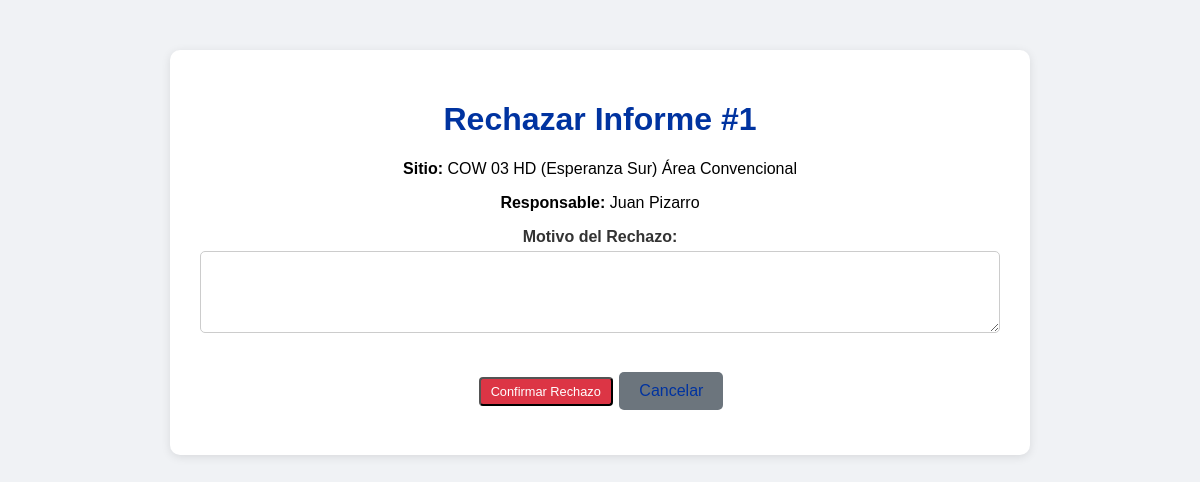
The page /rechazar_informe/1 (signed in) on the database as committed earlier.
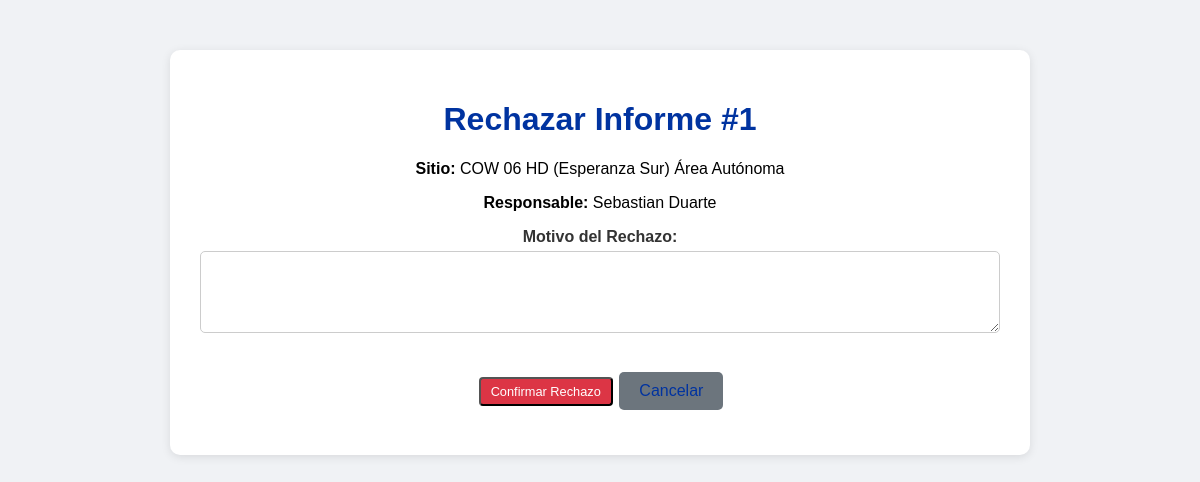
The same page on the database as committed later.
### app.py (models this page shows, shortened)
class InspeccionCOW(db.Model):
    id = db.Column(db.Integer, primary_key=True)
    usuario_id = db.Column(db.Integer, db.ForeignKey('usuario.id'), nullable=False)
    fecha = db.Column(db.String(20), nullable=False)
    dia_turno = db.Column(db.Integer, nullable=False)
    responsable = db.Column(db.String(50), nullable=False)
    nombre_sitio = db.Column(db.String(150), nullable=False)
    horometro = db.Column(db.Integer, nullable=False)
    hora_inicio = db.Column(db.String(10), nullable=False)
    hora_termino = db.Column(db.String(10), nullable=False)
    horas_funcionamiento = db.Column(db.Integer, nullable=True)
    cantidad_arranques = db.Column(db.Integer, nullable=True)
    nivel_aceite = db.Column(db.String(10), nullable=True)
    nivel_combustible = db.Column(db.String(10), nullable=True)
    nivel_refrigerante = db.Column(db.String(10), nullable=True)
    proxima_mantencion = db.Column(db.Integer, nullable=True)
    estado_ge_principal = db.Column(db.String(10), nullable=True)
    uso_ge_auxiliar = db.Column(db.String(5), nullable=True)
    limpieza_ge_interior = db.Column(db.String(5), nullable=True)
    limpieza_radiador = db.Column(db.String(5), nullable=True)
    sistema_combustible = db.Column(db.String(5), nullable=True)
    arranque_automatico = db.Column(db.String(5), nullable=True)
    limpieza_interior = db.Column(db.String(5), nullable=True)
    limpieza_exterior = db.Column(db.String(5), nullable=True)
    cable_5p_4p = db.Column(db.String(5), nullable=True)
    adaptador_ge_aux = db.Column(db.String(5), nullable=True)
    limpieza_rack_energia = db.Column(db.String(5), nullable=True)
    estado_planta_vertiv = db.Column(db.String(5), nullable=True)
    rectificador_n1 = db.Column(db.String(5), nullable=True)
    rectificador_n2 = db.Column(db.String(5), nullable=True)
    rectificador_n3 = db.Column(db.String(5), nullable=True)
    estado_air_scale = db.Column(db.String(5), nullable=True)
    estado_alarmas = db.Column(db.String(5), nullable=True)
    estado_7250_ixr = db.Column(db.String(5), nullable=True)
    estado_fpfh = db.Column(db.String(5), nullable=True)
    conversor_solar_n1 = db.Column(db.String(5), nullable=True)
    conversor_solar_n2 = db.Column(db.String(5), nullable=True)
    limpieza_rack_baterias = db.Column(db.String(5), nullable=True)
    estado_baterias = db.Column(db.String(5), nullable=True)
    estado_inversor = db.Column(db.String(5), nullable=True)
    estado_ventiladores = db.Column(db.String(5), nullable=True)
    limpieza_rack_telecom = db.Column(db.String(5), nullable=True)
    limpieza_paneles = db.Column(db.String(5), nullable=True)
    estructura_paneles = db.Column(db.String(5), nullable=True)
    cantidad_cunas = db.Column(db.String(10), nullable=True)
    checkpoints = db.Column(db.String(5), nullable=True)
    presion_neumaticos = db.Column(db.String(5), nullable=True)
    estado_torre = db.Column(db.String(5), nullable=True)
    estado_piolas_viento = db.Column(db.String(5), nullable=True)
    nivelacion_carro = db.Column(db.String(5), nullable=True)
    gatas_posicionamiento = db.Column(db.String(5), nullable=True)
    manivelas_izaje = db.Column(db.String(5), nullable=True)
    observaciones_ge = db.Column(db.Text, nullable=True)
    observaciones_rack = db.Column(db.Text, nullable=True)
    observaciones_estructuras = db.Column(db.Text, nullable=True)
    foto_1 = db.Column(db.String(200), nullable=True)
    foto_2 = db.Column(db.String(200), nullable=True)
    foto_3 = db.Column(db.String(200), nullable=True)
    foto_rack_1 = db.Column(db.String(200), nullable=True)
    foto_rack_2 = db.Column(db.String(200), nullable=True)
    foto_rack_3 = db.Column(db.String(200), nullable=True)
    foto_estructuras_1 = db.Column(db.String(200), nullable=True)
    foto_estructuras_2 = db.Column(db.String(200), nullable=True)
    foto_estructuras_3 = db.Column(db.String(200), nullable=True)
    foto_levantamiento_1 = db.Column(db.String(200), nullable=True)
    foto_levantamiento_2 = db.Column(db.String(200), nullable=True)
    foto_levantamiento_3 = db.Column(db.String(200), nullable=True)
    foto_levantamiento_4 = db.Column(db.String(200), nullable=True)
    foto_levantamiento_5 = db.Column(db.String(200), nullable=True)
    foto_levantamiento_6 = db.Column(db.String(200), nullable=True)
    foto_levantamiento_7 = db.Column(db.String(200), nullable=True)
    foto_levantamiento_8 = db.Column(db.String(200), nullable=True)
    foto_levantamiento_9 = db.Column(db.String(200), nullable=True)
    foto_levantamiento_10 = db.Column(db.String(200), nullable=True)
    foto_levantamiento_11 = db.Column(db.String(200), nullable=True)
    foto_levantamiento_12 = db.Column(db.String(200), nullable=True)
    foto_levantamiento_13 = db.Column(db.String(200), nullable=True)
    foto_levantamiento_14 = db.Column(db.String(200), nullable=True)
    foto_levantamiento_15 = db.Column(db.String(200), nullable=True)
    foto_levantamiento_16 = db.Column(db.String(200), nullable=True)
    foto_levantamiento_17 = db.Column(db.String(200), nullable=True)
    foto_levantamiento_18 = db.Column(db.String(200), nullable=True)
    foto_levantamiento_19 = db.Column(db.String(200), nullable=True)
    foto_levantamiento_20 = db.Column(db.String(200), nullable=True)
    foto_levantamiento_21 = db.Column(db.String(200), nullable=True)
    foto_levantamiento_22 = db.Column(db.String(200), nullable=True)
    foto_levantamiento_23 = db.Column(db.String(200), nullable=True)
    foto_levantamiento_24 = db.Column(db.String(200), nullable=True)
    foto_levantamiento_25 = db.Column(db.String(200), nullable=True)
    foto_levantamiento_26 = db.Column(db.String(200), nullable=True)
    foto_levantamiento_27 = db.Column(db.String(200), nullable=True)
    foto_levantamiento_28 = db.Column(db.String(200), nullable=True)
    foto_levantamiento_29 = db.Column(db.String(200), nullable=True)
    foto_levantamiento_30 = db.Column(db.String(200), nullable=True)
    foto_levantamiento_31 = db.Column(db.String(200), nullable=True)
    foto_levantamiento_32 = db.Column(db.String(200), nullable=True)
    foto_levantamiento_33 = db.Column(db.String(200), nullable=True)
    foto_mejora_1 = db.Column(db.String(200), nullable=True)
    descripcion_mejora_1 = db.Column(db.String(500), nullable=True)
    foto_mejora_2 = db.Column(db.String(200), nullable=True)
    descripcion_mejora_2 = db.Column(db.String(500), nullable=True)
    foto_mejora_3 = db.Column(db.String(200), nullable=True)
    descripcion_mejora_3 = db.Column(db.String(500), nullable=True)
    foto_mejora_4 = db.Column(db.String(200), nullable=True)
    descripcion_mejora_4 = db.Column(db.String(500), nullable=True)
    motivo_rechazo = db.Column(db.String(500), nullable=True)
    estado = db.Column(db.String(20), default='pendiente')  # pendiente, aprobado, rechazado
    fecha_registro = db.Column(db.DateTime, default=datetime.utcnow)
    usuario = db.relationship('Usuario', backref='inspecciones_cow')

### app.py (the view)
@app.route('/rechazar_informe/<int:id>', methods=['GET', 'POST'])
def rechazar_informe(id):
    if 'username' not in session:
        return redirect(url_for('login'))
    usuario_actual = Usuario.query.filter_by(username=session['username']).first()
    if usuario_actual.rol != 'supervisor':
        return "Acceso denegado", 403
    inspeccion = InspeccionCOW.query.get_or_404(id)
    if request.method == 'POST':
        motivo = request.form.get('motivo_rechazo', '')
        inspeccion.estado = 'rechazado'
        inspeccion.motivo_rechazo = motivo
        db.session.commit()
        return redirect(url_for('ver_informes'))
    return render_template('rechazar_informe.html', inspeccion=inspeccion)

### templates/rechazar_informe.html (shortened to what this page needs)
<!DOCTYPE html>
<html lang="es">
<head>
    <link rel="stylesheet" href="{{ url_for('static', filename='style.css') }}">
</head>
<body>
    <div class="container">
        <h1>Rechazar Informe #{{ inspeccion.id }}</h1>
        <p><strong>Sitio:</strong> {{ inspeccion.nombre_sitio }}</p>
        <p><strong>Responsable:</strong> {{ inspeccion.responsable }}</p>
        <form method="POST">
            <div class="form-group">
                <label for="motivo_rechazo">Motivo del Rechazo:</label>
                <textarea name="motivo_rechazo" id="motivo_rechazo" class="form-control" rows="4" required></textarea>
            </div>
            <div class="form-group">
                <button type="submit" class="btn-rechazar">Confirmar Rechazo</button>
                <a href="{{ url_for('ver_informes') }}" class="btn-volver">Cancelar</a>
            </div>
        </form>
    </div>
</body>
</html>

Rows that differ between the two databases and show on the page:
changed InspeccionCOW id 1: nombre_sitio "COW 03 HD (Esperanza Sur) Área Convencional" → "COW 06 HD (Esperanza Sur) Área Autónoma"; responsable "Juan Pizarro" → "Sebastian Duarte"
